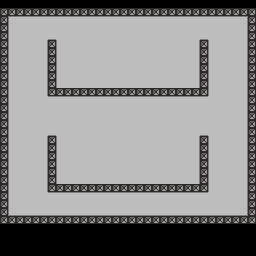

Rendered tile map (Tiled .tmx) drawn with the repository's tilesets; below, a short description and the full map source, tile grids included:
An orthogonal 32x32 tile map with 8x8 px tiles, 2 tile layers (collision, map).

<map version="1.0" orientation="orthogonal" renderorder="right-down" width="32" height="32" tilewidth="8" tileheight="8" nextobjectid="1">
 <tileset firstgid="1" name="tiles" tilewidth="8" tileheight="8" tilecount="128" columns="32">
  <image source="level5.png" width="256" height="32" />
 </tileset>
 <layer name="collision" width="32" height="32">
  <data encoding="csv">
2,2,2,2,2,2,2,2,2,2,2,2,2,2,2,2,2,2,2,2,2,2,2,2,2,2,2,2,2,2,2,2,
2,2,2,2,2,2,2,2,2,2,2,2,2,2,2,2,2,2,2,2,2,2,2,2,2,2,2,2,2,2,2,2,
2,1,1,1,1,1,1,1,1,1,1,1,1,1,1,1,1,1,1,1,1,1,1,1,1,1,1,1,1,1,1,2,
2,1,1,1,1,1,1,1,1,1,1,1,1,1,1,1,1,1,1,1,1,1,1,1,1,1,1,1,1,1,1,2,
2,1,1,1,1,1,1,1,1,1,1,1,1,1,1,1,1,1,1,1,1,1,1,1,1,1,1,1,1,1,1,2,
2,1,1,1,1,1,2,1,1,1,1,1,1,1,1,1,1,1,1,1,1,1,1,1,1,2,1,1,1,1,1,2,
2,1,1,1,1,1,2,1,1,1,1,1,1,1,1,1,1,1,1,1,1,1,1,1,1,2,1,1,1,1,1,2,
2,1,1,1,1,1,2,1,1,1,1,1,1,1,1,1,1,1,1,1,1,1,1,1,1,2,1,1,1,1,1,2,
2,1,1,1,1,1,2,1,1,1,1,1,1,1,1,1,1,1,1,1,1,1,1,1,1,2,1,1,1,1,1,2,
2,1,1,1,1,1,2,1,1,1,1,1,1,1,1,1,1,1,1,1,1,1,1,1,1,2,1,1,1,1,1,2,
2,1,1,1,1,1,2,1,1,1,1,1,1,1,1,1,1,1,1,1,1,1,1,1,1,2,1,1,1,1,1,2,
2,1,1,1,1,1,2,2,2,2,2,2,2,2,2,2,2,2,2,2,2,2,2,2,2,2,1,1,1,1,1,2,
2,1,1,1,1,1,1,1,1,1,1,1,1,1,1,1,1,1,1,1,1,1,1,1,1,1,1,1,1,1,1,2,
2,1,1,1,1,1,1,1,1,1,1,1,1,1,1,1,1,1,1,1,1,1,1,1,1,1,1,1,1,1,1,2,
2,1,1,1,1,1,1,1,1,1,1,1,1,1,1,1,1,1,1,1,1,1,1,1,1,1,1,1,1,1,1,2,
2,1,1,1,1,1,1,1,1,1,1,1,1,1,1,1,1,1,1,1,1,1,1,1,1,1,1,1,1,1,1,2,
2,1,1,1,1,1,1,1,1,1,1,1,1,1,1,1,1,1,1,1,1,1,1,1,1,1,1,1,1,1,1,2,
2,1,1,1,1,1,2,1,1,1,1,1,1,1,1,1,1,1,1,1,1,1,1,1,1,2,1,1,1,1,1,2,
2,1,1,1,1,1,2,1,1,1,1,1,1,1,1,1,1,1,1,1,1,1,1,1,1,2,1,1,1,1,1,2,
2,1,1,1,1,1,2,1,1,1,1,1,1,1,1,1,1,1,1,1,1,1,1,1,1,2,1,1,1,1,1,2,
2,1,1,1,1,1,2,1,1,1,1,1,1,1,1,1,1,1,1,1,1,1,1,1,1,2,1,1,1,1,1,2,
2,1,1,1,1,1,2,1,1,1,1,1,1,1,1,1,1,1,1,1,1,1,1,1,1,2,1,1,1,1,1,2,
2,1,1,1,1,1,2,1,1,1,1,1,1,1,1,1,1,1,1,1,1,1,1,1,1,2,1,1,1,1,1,2,
2,1,1,1,1,1,2,2,2,2,2,2,2,2,2,2,2,2,2,2,2,2,2,2,2,2,1,1,1,1,1,2,
2,1,1,1,1,1,1,1,1,1,1,1,1,1,1,1,1,1,1,1,1,1,1,1,1,1,1,1,1,1,1,2,
2,1,1,1,1,1,1,1,1,1,1,1,1,1,1,1,1,1,1,1,1,1,1,1,1,1,1,1,1,1,1,2,
2,1,1,1,1,1,1,1,1,1,1,1,1,1,1,1,1,1,1,1,1,1,1,1,1,1,1,1,1,1,1,2,
2,2,2,2,2,2,2,2,2,2,2,2,2,2,2,2,2,2,2,2,2,2,2,2,2,2,2,2,2,2,2,2,
2,2,2,2,2,2,2,2,2,2,2,2,2,2,2,2,2,2,2,2,2,2,2,2,2,2,2,2,2,2,2,2,
2,2,2,2,2,2,2,2,2,2,2,2,2,2,2,2,2,2,2,2,2,2,2,2,2,2,2,2,2,2,2,2,
2,2,2,2,2,2,2,2,2,2,2,2,2,2,2,2,2,2,2,2,2,2,2,2,2,2,2,2,2,2,2,2,
2,2,2,2,2,2,2,2,2,2,2,2,2,2,2,2,2,2,2,2,2,2,2,2,2,2,2,2,2,2,2,2
</data>
 </layer>
 <layer name="map" width="32" height="32">
  <data encoding="csv">
1,1,1,1,1,1,1,1,1,1,1,1,1,1,1,1,1,1,1,1,1,1,1,1,1,1,1,1,1,1,1,1,
2,2,2,2,2,2,2,2,2,2,2,2,2,2,2,2,2,2,2,2,2,2,2,2,2,2,2,2,2,2,2,2,
2,4,9,9,9,9,9,9,9,9,9,9,9,9,9,9,9,9,9,9,9,9,9,9,9,9,9,9,9,9,5,2,
2,11,3,3,3,3,3,3,3,3,3,3,3,3,3,3,3,3,3,3,3,3,3,3,3,3,3,3,3,3,10,2,
2,11,3,3,3,3,8,3,3,3,3,3,3,3,3,3,3,3,3,3,3,3,3,3,3,8,3,3,3,3,10,2,
2,11,3,3,3,10,2,11,3,3,3,3,3,3,3,3,3,3,3,3,3,3,3,3,10,2,11,3,3,3,10,2,
2,11,3,3,3,10,2,11,3,3,3,3,3,3,3,3,3,3,3,3,3,3,3,3,10,2,11,3,3,3,10,2,
2,11,3,3,3,10,2,11,3,3,3,3,3,3,3,3,3,3,3,3,3,3,3,3,10,2,11,3,3,3,10,2,
2,11,3,3,3,10,2,11,3,3,3,3,3,3,3,3,3,3,3,3,3,3,3,3,10,2,11,3,3,3,10,2,
2,11,3,3,3,10,2,11,3,3,3,3,3,3,3,3,3,3,3,3,3,3,3,3,10,2,11,3,3,3,10,2,
2,11,3,3,3,10,2,11,3,3,3,3,3,3,3,3,3,3,3,3,3,3,3,3,10,2,11,3,3,3,10,2,
2,11,3,3,3,10,2,2,2,2,2,2,2,2,2,2,2,2,2,2,2,2,2,2,2,2,11,3,3,3,10,2,
2,11,3,3,3,3,9,9,9,9,9,9,9,9,9,9,9,9,9,9,9,9,9,9,9,9,3,3,3,3,10,2,
2,11,3,3,3,3,3,3,3,3,3,3,3,3,3,3,3,3,3,3,3,3,3,3,3,3,3,3,3,3,10,2,
2,11,3,3,3,3,3,3,3,3,3,3,3,3,3,3,3,3,3,3,3,3,3,3,3,3,3,3,3,3,10,2,
2,11,3,3,3,3,3,3,3,3,3,3,3,3,3,3,3,3,3,3,3,3,3,3,3,3,3,3,3,3,10,2,
2,11,3,3,3,3,8,3,3,3,3,3,3,3,3,3,3,3,3,3,3,3,3,3,3,8,3,3,3,3,10,2,
2,11,3,3,3,10,2,11,3,3,3,3,3,3,3,3,3,3,3,3,3,3,3,3,10,2,11,3,3,3,10,2,
2,11,3,3,3,10,2,11,3,3,3,3,3,3,3,3,3,3,3,3,3,3,3,3,10,2,11,3,3,3,10,2,
2,11,3,3,3,10,2,11,3,3,3,3,3,3,3,3,3,3,3,3,3,3,3,3,10,2,11,3,3,3,10,2,
2,11,3,3,3,10,2,11,3,3,3,3,3,3,3,3,3,3,3,3,3,3,3,3,10,2,11,3,3,3,10,2,
2,11,3,3,3,10,2,11,3,3,3,3,3,3,3,3,3,3,3,3,3,3,3,3,10,2,11,3,3,3,10,2,
2,11,3,3,3,10,2,11,3,3,3,3,3,3,3,3,3,3,3,3,3,3,3,3,10,2,11,3,3,3,10,2,
2,11,3,3,3,10,2,2,2,2,2,2,2,2,2,2,2,2,2,2,2,2,2,2,2,2,11,3,3,3,10,2,
2,11,3,3,3,3,9,9,9,9,9,9,9,9,9,9,9,9,9,9,9,9,9,9,9,9,3,3,3,3,10,2,
2,11,3,3,3,3,3,3,3,3,3,3,3,3,3,3,3,3,3,3,3,3,3,3,3,3,3,3,3,3,10,2,
2,7,8,8,8,8,8,8,8,8,8,8,8,8,8,8,8,8,8,8,8,8,8,8,8,8,8,8,8,8,6,2,
2,2,2,2,2,2,2,2,2,2,2,2,2,2,2,2,2,2,2,2,2,2,2,2,2,2,2,2,2,2,2,2,
1,1,1,1,1,1,1,1,1,1,1,1,1,1,1,1,1,1,1,1,1,1,1,1,1,1,1,1,1,1,1,1,
1,1,1,1,1,1,1,1,1,1,1,1,1,1,1,1,1,1,1,1,1,1,1,1,1,1,1,1,1,1,1,1,
1,1,1,1,1,1,1,1,1,1,1,1,1,1,1,1,1,1,1,1,1,1,1,1,1,1,1,1,1,1,1,1,
1,1,1,1,1,1,1,1,1,1,1,1,1,1,1,1,1,1,1,1,1,1,1,1,1,1,1,1,1,1,1,1
</data>
 </layer>
</map>
